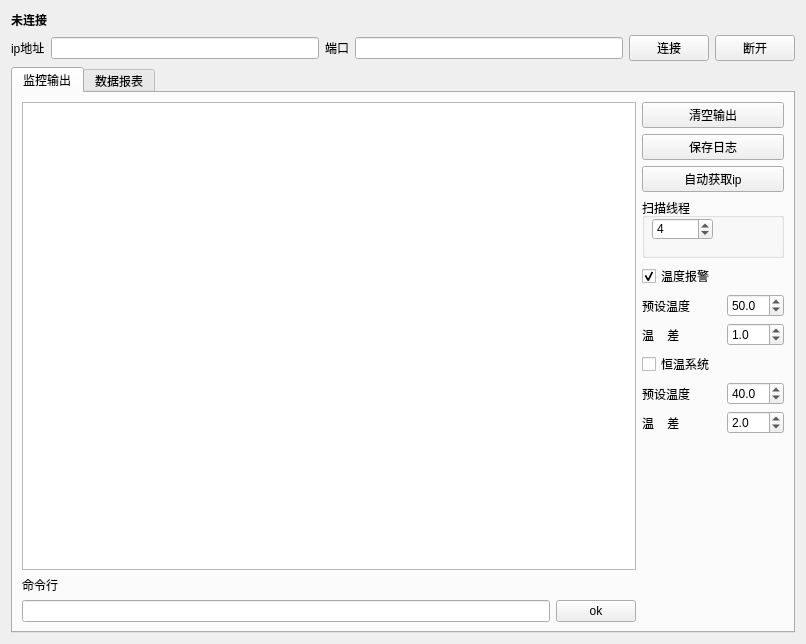
<?xml version="1.0" encoding="UTF-8"?>
<ui version="4.0">
 <class>Form</class>
 <widget class="QWidget" name="Form">
  <property name="geometry">
   <rect>
    <x>0</x>
    <y>0</y>
    <width>806</width>
    <height>644</height>
   </rect>
  </property>
  <property name="windowTitle">
   <string>MLX90614-V2</string>
  </property>
  <layout class="QGridLayout" name="gridLayout_3">
   <item row="0" column="0">
    <widget class="QLabel" name="status_label">
     <property name="sizePolicy">
      <sizepolicy hsizetype="Minimum" vsizetype="Fixed">
       <horstretch>0</horstretch>
       <verstretch>0</verstretch>
      </sizepolicy>
     </property>
     <property name="maximumSize">
      <size>
       <width>16777215</width>
       <height>25</height>
      </size>
     </property>
     <property name="font">
      <font>
       <weight>75</weight>
       <bold>true</bold>
      </font>
     </property>
     <property name="text">
      <string>未连接</string>
     </property>
     <property name="alignment">
      <set>Qt::AlignLeading|Qt::AlignLeft|Qt::AlignTop</set>
     </property>
    </widget>
   </item>
   <item row="1" column="0">
    <layout class="QHBoxLayout" name="horizontalLayout">
     <item>
      <widget class="QLabel" name="ip_label">
       <property name="sizePolicy">
        <sizepolicy hsizetype="Fixed" vsizetype="Fixed">
         <horstretch>0</horstretch>
         <verstretch>0</verstretch>
        </sizepolicy>
       </property>
       <property name="text">
        <string>ip地址</string>
       </property>
       <property name="alignment">
        <set>Qt::AlignLeading|Qt::AlignLeft|Qt::AlignTop</set>
       </property>
      </widget>
     </item>
     <item>
      <widget class="QLineEdit" name="ip_lineEdit">
       <property name="sizePolicy">
        <sizepolicy hsizetype="Expanding" vsizetype="Fixed">
         <horstretch>0</horstretch>
         <verstretch>0</verstretch>
        </sizepolicy>
       </property>
       <property name="alignment">
        <set>Qt::AlignLeading|Qt::AlignLeft|Qt::AlignTop</set>
       </property>
      </widget>
     </item>
     <item>
      <widget class="QLabel" name="port_label">
       <property name="sizePolicy">
        <sizepolicy hsizetype="Minimum" vsizetype="Fixed">
         <horstretch>0</horstretch>
         <verstretch>0</verstretch>
        </sizepolicy>
       </property>
       <property name="text">
        <string>端口</string>
       </property>
       <property name="alignment">
        <set>Qt::AlignLeading|Qt::AlignLeft|Qt::AlignTop</set>
       </property>
      </widget>
     </item>
     <item>
      <widget class="QLineEdit" name="port_lineEdit">
       <property name="alignment">
        <set>Qt::AlignLeading|Qt::AlignLeft|Qt::AlignTop</set>
       </property>
      </widget>
     </item>
     <item>
      <widget class="QPushButton" name="connect_pushButton">
       <property name="text">
        <string>连接</string>
       </property>
      </widget>
     </item>
     <item>
      <widget class="QPushButton" name="close_pushButton">
       <property name="text">
        <string>断开</string>
       </property>
      </widget>
     </item>
    </layout>
   </item>
   <item row="2" column="0">
    <widget class="QTabWidget" name="tabWidget">
     <property name="currentIndex">
      <number>0</number>
     </property>
     <widget class="QWidget" name="output_tab">
      <attribute name="title">
       <string>监控输出</string>
      </attribute>
      <layout class="QGridLayout" name="gridLayout_2">
       <item row="0" column="0" rowspan="2" colspan="2">
        <widget class="QTextEdit" name="output_textEdit">
         <property name="readOnly">
          <bool>true</bool>
         </property>
        </widget>
       </item>
       <item row="3" column="1">
        <widget class="QPushButton" name="send_pushButton">
         <property name="text">
          <string>ok</string>
         </property>
         <property name="checkable">
          <bool>false</bool>
         </property>
         <property name="default">
          <bool>false</bool>
         </property>
        </widget>
       </item>
       <item row="3" column="0">
        <widget class="QLineEdit" name="cmd_lineEdit"/>
       </item>
       <item row="0" column="2">
        <layout class="QVBoxLayout" name="verticalLayout">
         <item>
          <widget class="QPushButton" name="clear_pushButton">
           <property name="text">
            <string>清空输出</string>
           </property>
          </widget>
         </item>
         <item>
          <widget class="QPushButton" name="save_pushButton">
           <property name="text">
            <string>保存日志</string>
           </property>
          </widget>
         </item>
         <item>
          <widget class="QPushButton" name="auto_ip_pushButton">
           <property name="text">
            <string>自动获取ip</string>
           </property>
          </widget>
         </item>
         <item>
          <widget class="QGroupBox" name="groupBox">
           <property name="sizePolicy">
            <sizepolicy hsizetype="Preferred" vsizetype="Fixed">
             <horstretch>0</horstretch>
             <verstretch>0</verstretch>
            </sizepolicy>
           </property>
           <property name="minimumSize">
            <size>
             <width>0</width>
             <height>60</height>
            </size>
           </property>
           <property name="title">
            <string>扫描线程</string>
           </property>
           <widget class="QSpinBox" name="threading_spinBox">
            <property name="geometry">
             <rect>
              <x>10</x>
              <y>20</y>
              <width>61</width>
              <height>22</height>
             </rect>
            </property>
            <property name="value">
             <number>4</number>
            </property>
           </widget>
          </widget>
         </item>
        </layout>
       </item>
       <item row="2" column="0">
        <widget class="QLabel" name="label">
         <property name="text">
          <string>命令行</string>
         </property>
        </widget>
       </item>
       <item row="1" column="2">
        <layout class="QGridLayout" name="gridLayout">
         <item row="6" column="0">
          <spacer name="verticalSpacer_2">
           <property name="orientation">
            <enum>Qt::Vertical</enum>
           </property>
           <property name="sizeType">
            <enum>QSizePolicy::Expanding</enum>
           </property>
           <property name="sizeHint" stdset="0">
            <size>
             <width>20</width>
             <height>20</height>
            </size>
           </property>
          </spacer>
         </item>
         <item row="1" column="2">
          <widget class="QDoubleSpinBox" name="warn_pre_doubleSpinBox">
           <property name="decimals">
            <number>1</number>
           </property>
           <property name="minimum">
            <double>-20.000000000000000</double>
           </property>
           <property name="maximum">
            <double>200.000000000000000</double>
           </property>
           <property name="singleStep">
            <double>1.000000000000000</double>
           </property>
           <property name="value">
            <double>50.000000000000000</double>
           </property>
          </widget>
         </item>
         <item row="2" column="0" colspan="2">
          <widget class="QLabel" name="label_3">
           <property name="text">
            <string>温    差</string>
           </property>
          </widget>
         </item>
         <item row="4" column="2">
          <widget class="QDoubleSpinBox" name="warm_pre_doubleSpinBox">
           <property name="decimals">
            <number>1</number>
           </property>
           <property name="minimum">
            <double>-20.000000000000000</double>
           </property>
           <property name="maximum">
            <double>200.000000000000000</double>
           </property>
           <property name="value">
            <double>40.000000000000000</double>
           </property>
          </widget>
         </item>
         <item row="5" column="2">
          <widget class="QDoubleSpinBox" name="warm_dis_doubleSpinBox">
           <property name="decimals">
            <number>1</number>
           </property>
           <property name="maximum">
            <double>100.000000000000000</double>
           </property>
           <property name="value">
            <double>2.000000000000000</double>
           </property>
          </widget>
         </item>
         <item row="1" column="0" colspan="2">
          <widget class="QLabel" name="label_2">
           <property name="text">
            <string>预设温度</string>
           </property>
          </widget>
         </item>
         <item row="2" column="2">
          <widget class="QDoubleSpinBox" name="warn_dis_doubleSpinBox">
           <property name="decimals">
            <number>1</number>
           </property>
           <property name="minimum">
            <double>-20.000000000000000</double>
           </property>
           <property name="maximum">
            <double>200.000000000000000</double>
           </property>
           <property name="value">
            <double>1.000000000000000</double>
           </property>
          </widget>
         </item>
         <item row="5" column="0" colspan="2">
          <widget class="QLabel" name="label_4">
           <property name="text">
            <string>温    差</string>
           </property>
          </widget>
         </item>
         <item row="4" column="0" colspan="2">
          <widget class="QLabel" name="label_5">
           <property name="text">
            <string>预设温度</string>
           </property>
          </widget>
         </item>
         <item row="0" column="2">
          <widget class="QLabel" name="warn_status_label">
           <property name="text">
            <string/>
           </property>
          </widget>
         </item>
         <item row="3" column="2">
          <widget class="QLabel" name="warm_status_label">
           <property name="text">
            <string/>
           </property>
          </widget>
         </item>
         <item row="0" column="0">
          <widget class="QCheckBox" name="warn_checkBox">
           <property name="text">
            <string>温度报警</string>
           </property>
           <property name="checked">
            <bool>true</bool>
           </property>
          </widget>
         </item>
         <item row="3" column="0">
          <widget class="QCheckBox" name="warm_checkBox">
           <property name="text">
            <string>恒温系统</string>
           </property>
          </widget>
         </item>
        </layout>
       </item>
      </layout>
     </widget>
     <widget class="QWidget" name="data_tab">
      <attribute name="title">
       <string>数据报表</string>
      </attribute>
      <layout class="QGridLayout" name="gridLayout_4">
       <item row="1" column="0" colspan="2">
        <widget class="MatDynamicWidget" name="matplotlibwidget_dynamic" native="true">
         <property name="enabled">
          <bool>false</bool>
         </property>
        </widget>
       </item>
       <item row="0" column="1">
        <widget class="QPushButton" name="plot_dynamic_pushButton">
         <property name="text">
          <string>动态分析</string>
         </property>
        </widget>
       </item>
       <item row="0" column="0">
        <widget class="QPushButton" name="plot_stop_pushButton">
         <property name="text">
          <string>停止分析</string>
         </property>
        </widget>
       </item>
      </layout>
     </widget>
    </widget>
   </item>
  </layout>
 </widget>
 <customwidgets>
  <customwidget>
   <class>MatDynamicWidget</class>
   <extends>QWidget</extends>
   <header>MatplotWidget</header>
   <container>1</container>
  </customwidget>
 </customwidgets>
 <resources/>
 <connections>
  <connection>
   <sender>cmd_lineEdit</sender>
   <signal>returnPressed()</signal>
   <receiver>send_pushButton</receiver>
   <slot>click()</slot>
   <hints>
    <hint type="sourcelabel">
     <x>476</x>
     <y>601</y>
    </hint>
    <hint type="destinationlabel">
     <x>617</x>
     <y>602</y>
    </hint>
   </hints>
  </connection>
 </connections>
</ui>
